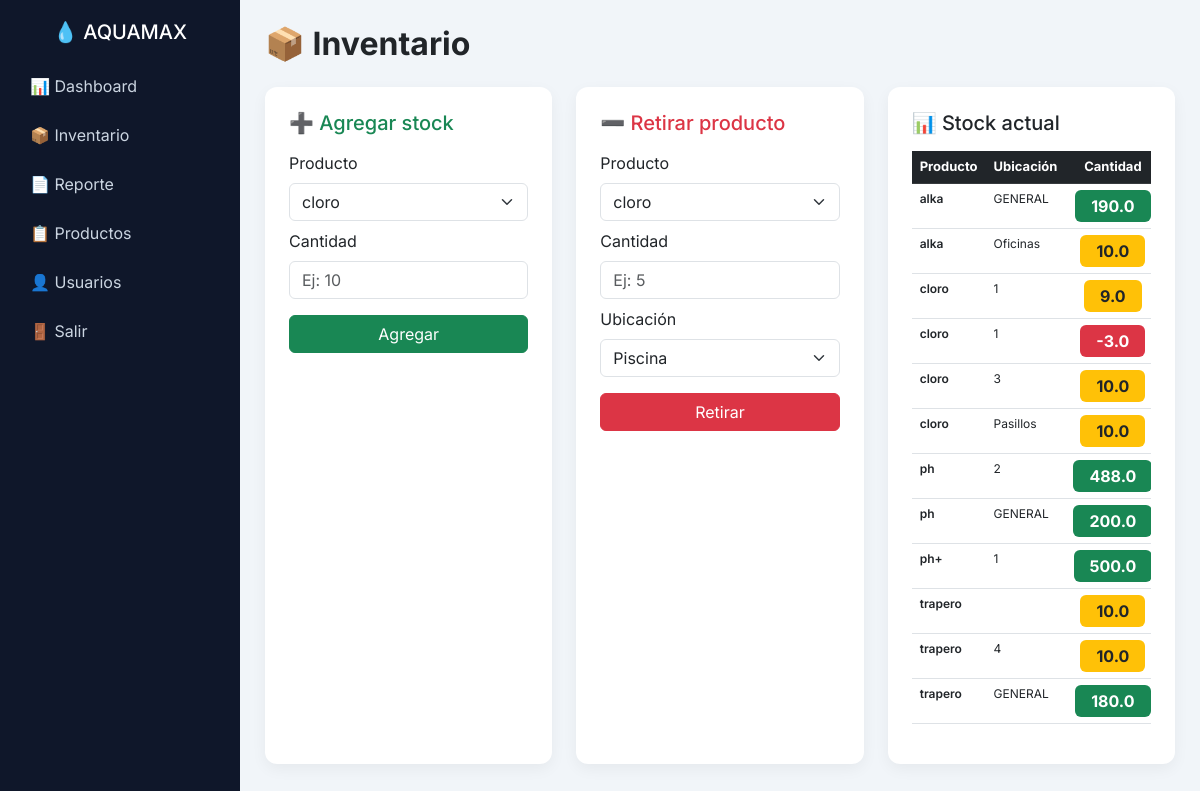
Page /inventario (signed in) on the committed database.
### tables this page shows
CREATE TABLE inventario (
        id TEXT,
        producto TEXT,
        tipo TEXT,
        cantidad REAL,
        piscina TEXT,
        fecha TEXT,
        usuario TEXT
    );

### routes/inventario.py (the view, shortened to what this page needs)
@inventario_bp.route("/inventario", methods=["GET","POST"])
@login_required
def inventario():
    conn = conectar()
    cursor = conn.cursor()
    cursor.execute("SELECT nombre FROM productos")
    productos = cursor.fetchall()
    cursor.execute("""
        SELECT producto, piscina, SUM(cantidad), usuario
        FROM inventario
        GROUP BY producto, piscina, usuario
        """)
    stock_actual = cursor.fetchall()
    if session.get("rol") == "admin":
        cursor.execute("SELECT * FROM inventario")
    else:
        cursor.execute("SELECT * FROM inventario WHERE usuario=?", (session["user"],))
    datos = cursor.fetchall()
    conn.close()
    return render_template(
        "inventario.html",
        datos=datos,
        stock_actual=stock_actual,
        productos=productos
    )

### database/db.py (called while the page is built)
def conectar():
    database_url = os.environ.get("DATABASE_URL")
    try:
        if database_url:
            return psycopg2.connect(database_url)
        return sqlite3.connect("aquamax.db")
    except Exception as e:
        print("Error de conexión:", e)
        return sqlite3.connect("aquamax.db")
    if database_url:
        return psycopg2.connect(database_url)
    return sqlite3.connect("aquamax.db")

### routes/utils.py (called while the page is built)
def login_required(f):
    @wraps(f)
    def decorated(*args, **kwargs):
        if "user" not in session:
            return redirect("/")
        return f(*args, **kwargs)
    return decorated

### templates/inventario.html (shortened to what this page needs)
{% extends "base.html" %}
{% block content %}
<h2 class="mb-4 fw-bold">📦 Inventario</h2>
<div class="row g-4">
{% if session.get("rol") == "admin" %}
<div class="col-lg-4 col-md-6 col-12">
<div class="card p-4 h-100">
<h5 class="text-success mb-3">➕ Agregar stock</h5>
<form method="post">
<label class="form-label">Producto</label>
<select name="producto" class="form-select mb-2">
{% for p in productos %}
<option>{{p[0]}}</option>
{% endfor %}
</select>
<label class="form-label">Cantidad</label>
<input name="cantidad" class="form-control mb-3" placeholder="Ej: 10">
<button class="btn btn-success w-100">Agregar</button>
</form>
</div>
</div>
{% endif %}
<div class="col-lg-4 col-md-6 col-12">
<div class="card p-4 h-100">
<h5 class="text-danger mb-3">➖ Retirar producto</h5>
<form action="/salida" method="post">
<label class="form-label">Producto</label>
<select name="producto" class="form-select mb-2">
{% for p in productos %}
<option>{{p[0]}}</option>
{% endfor %}
</select>
<label class="form-label">Cantidad</label>
<input name="cantidad" class="form-control mb-2" placeholder="Ej: 5">
<label class="form-label">Ubicación</label>
<select name="ubicacion" class="form-select mb-3">
<option value="Piscina">Piscina</option>
</select>
<button class="btn btn-danger w-100">Retirar</button>
</form>
</div>
</div>
<div class="col-lg-4 col-12">
<div class="card p-4 h-100">
<h5 class="mb-3">📊 Stock actual</h5>
<div class="table-responsive">
<table class="table table-hover tabla-pro">
<thead class="table-dark">
<tr>
<th>Producto</th>
<th>Ubicación</th>
<th class="text-center">Cantidad</th>
</tr>
</thead>
<tbody>
{% for s in stock_actual %}
<tr>
<td class="fw-semibold">{{s[0]}}</td>
<td>{{s[1]}}</td>
<td class="text-center">
{% if s[2] <= 5 %}
<span class="badge bg-danger fs-6 px-3 py-2">
{{s[2]}}
</span>
{% elif s[2] <= 15 %}
<span class="badge bg-warning text-dark fs-6 px-3 py-2">
{{s[2]}}
</span>
{% else %}
<span class="badge bg-success fs-6 px-3 py-2">
{{s[2]}}
</span>
{% endif %}
</td>
</tr>
{% endfor %}
</tbody>
</table>
</div>
</div>
</div>
</div>
{% endblock %}

### templates/base.html (style rules this page uses)
body { margin: 0; font-family: 'Inter', sans-serif; background: #f1f5f9; }
.card { border: none; border-radius: 12px; padding: 20px; background: white; box-shadow: 0 5px 15px rgba(0,0,0,0.05); }
button { width: 100%; padding: 10px; border: none; border-radius: 8px; background: #0ea5e9; color: white; }
.tabla-pro th { font-size: 13px; padding: 6px 8px; }
.tabla-pro td { font-size: 12px; padding: 6px 8px; }
.tabla-pro .badge { font-size: 12px; padding: 4px 8px; }

### rows in the picture
inventario: producto "alka", piscina "GENERAL", cantidad "190.0"
inventario: producto "alka", piscina "Oficinas", cantidad "10.0"
inventario: producto "cloro", piscina "3", cantidad "10.0"
inventario: producto "cloro", piscina "Pasillos", cantidad "10.0"
inventario: producto "ph", piscina "GENERAL", cantidad "200.0"
inventario: producto "ph+", piscina "1", cantidad "500.0"
inventario: producto "trapero", piscina "4", cantidad "10.0"
inventario: producto "trapero", piscina "GENERAL", cantidad "180.0"

### other values in the picture
{{ s[0] }} "cloro" "cloro" "ph" "trapero"
{{ s[1] }} "1" "1" "2"
{{ s[2] }} "9.0" "10.0"
{{ s[2] }} "-3.0"
{{ s[2] }} "488.0"
form field producto "cloro"
